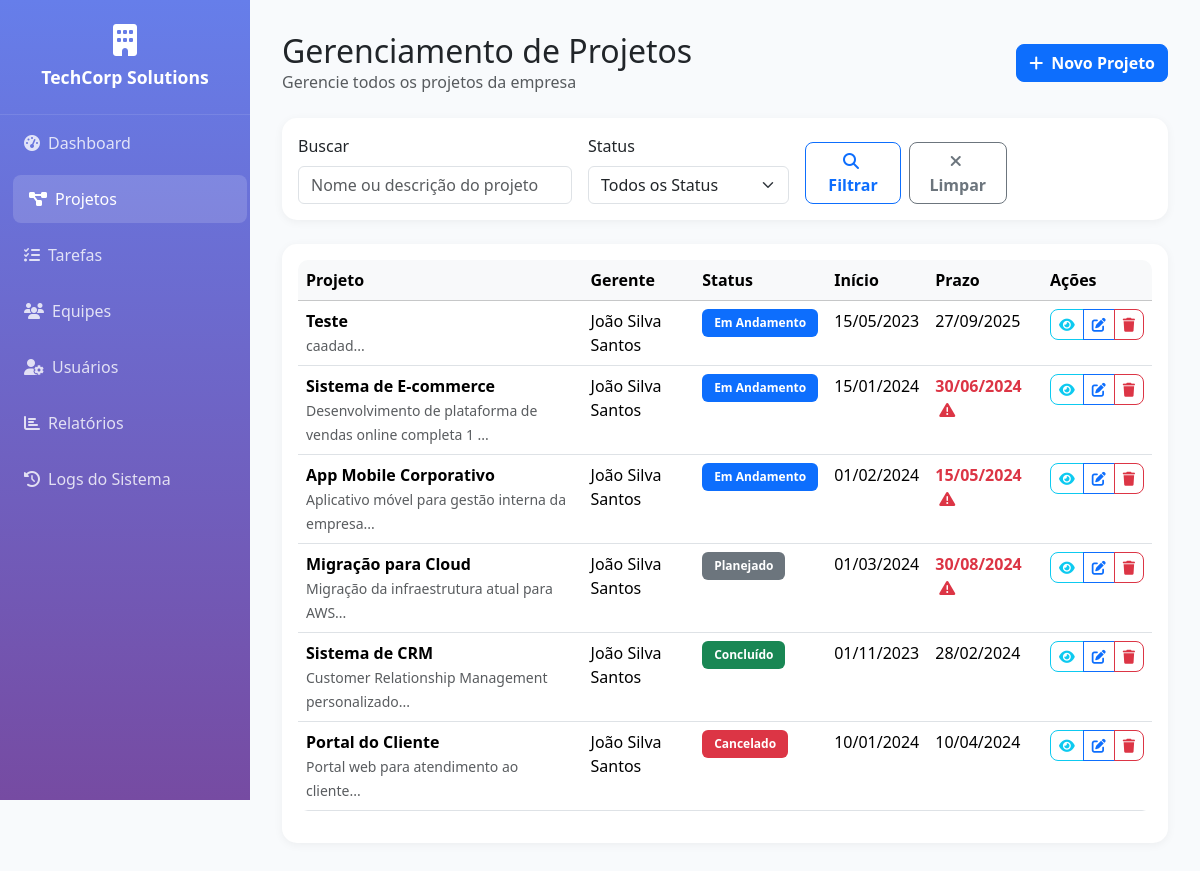
Screenshot of /projects.php (signed in) with the database file from the repository.
### tables this page shows
CREATE TABLE IF NOT EXISTS `projetos` (
  `id` int(11) NOT NULL AUTO_INCREMENT,
  `nome` varchar(255) NOT NULL,
  `descricao` text DEFAULT NULL,
  `data_inicio` date DEFAULT NULL,
  `data_termino_prevista` date DEFAULT NULL,
  `status` enum('planejado','em_andamento','concluido','cancelado') DEFAULT 'planejado',
  `gerente_id` int(11) DEFAULT NULL,
  `data_criacao` timestamp NOT NULL DEFAULT current_timestamp(),
  `data_atualizacao` timestamp NOT NULL DEFAULT current_timestamp() ON UPDATE current_timestamp(),
  PRIMARY KEY (`id`),
  KEY `gerente_id` (`gerente_id`),
  CONSTRAINT `projetos_ibfk_1` FOREIGN KEY (`gerente_id`) REFERENCES `usuarios` (`id`)
);

CREATE TABLE IF NOT EXISTS `usuarios` (
  `id` int(11) NOT NULL AUTO_INCREMENT,
  `nome_completo` varchar(255) NOT NULL,
  `cpf` varchar(14) NOT NULL,
  `email` varchar(255) NOT NULL,
  `cargo` varchar(100) DEFAULT NULL,
  `login` varchar(50) NOT NULL,
  `senha` varchar(255) NOT NULL,
  `perfil` enum('administrador','gerente','colaborador') NOT NULL,
  `data_criacao` timestamp NOT NULL DEFAULT current_timestamp(),
  `data_atualizacao` timestamp NOT NULL DEFAULT current_timestamp() ON UPDATE current_timestamp(),
  PRIMARY KEY (`id`),
  UNIQUE KEY `cpf` (`cpf`),
  UNIQUE KEY `email` (`email`),
  UNIQUE KEY `login` (`login`)
);

### includes/auth.php (called while the page is built, shortened)
<?php
require_once __DIR__ . '/../config/database.php';
function hasPermission($permission) {
    $user_profile = $_SESSION['user_profile'];
    switch ($permission) {
        case 'admin':
        case 'administrador':
            return $user_profile === 'administrador';
        case 'gerente':
            return in_array($user_profile, ['administrador', 'gerente']);
    }
}
?>

### controllers/ProjectsController.php (called while the page is built, shortened)
<?php
require_once 'config/database.php';
require_once 'includes/auth.php';
class ProjectsController {
    private $db;
    public function __construct() {
        $database = new Database();
        $this->db = $database->getConnection();
    }
    public function index($search = '', $status = '', $page = 1, $limit = 10) {
        $offset = ($page - 1) * $limit;
        $whereConditions = [];
        $params = [];
        $whereClause = !empty($whereConditions) ? 'WHERE ' . implode(' AND ', $whereConditions) : '';
        $query = "SELECT p.*, u.nome_completo as gerente_nome
                  FROM projetos p
                  LEFT JOIN usuarios u ON p.gerente_id = u.id
                  $whereClause
                  ORDER BY p.data_criacao DESC
                  LIMIT :limit OFFSET :offset";
        $stmt = $this->db->prepare($query);
        $stmt->bindValue(':limit', $limit, PDO::PARAM_INT);
        $stmt->bindValue(':offset', $offset, PDO::PARAM_INT);
        $stmt->execute();
        $projects = $stmt->fetchAll();
        $countQuery = "SELECT COUNT(*) as total FROM projetos p $whereClause";
        $countStmt = $this->db->prepare($countQuery);
        $countStmt->execute();
        $totalRecords = $countStmt->fetch()['total'];
        return [
            'projects' => $projects,
            'total' => $totalRecords,
            'pages' => ceil($totalRecords / $limit),
            'current_page' => $page
        ];
    }
}
?>

### config/database.php (called while the page is built, shortened)
<?php
class Database {
    private $host = "localhost";
    private $dbname = "sistema_projetos";
    private $username = "root";
    private $password = "";
    public function getConnection() {
        $this->connection = null;
        try {
            $this->connection = new PDO(
                "mysql:host=" . $this->host . ";dbname=" . $this->dbname,
                $this->username,
                $this->password
            );
            $this->connection->setAttribute(PDO::ATTR_ERRMODE, PDO::ERRMODE_EXCEPTION);
            $this->connection->setAttribute(PDO::ATTR_DEFAULT_FETCH_MODE, PDO::FETCH_ASSOC);
            $this->connection->exec("set names utf8");
        } catch(PDOException $exception) {
            echo "Erro de conexão: " . $exception->getMessage();
            die();
        }
        return $this->connection;
    }
}
?>

### projects.php (the view, shortened to what this page needs)
<?php
require_once 'includes/auth.php';
require_once 'controllers/ProjectsController.php';
$projectsController = new ProjectsController();
$search = $_GET['search'] ?? '';
$status = $_GET['status'] ?? '';
$page = (int)($_GET['page'] ?? 1);
$limit = 10;
$result = $projectsController->index($search, $status, $page, $limit);
$projects = $result['projects'];
?>
<!DOCTYPE html>
<html lang="pt-BR">
<head>
    <link href="https://cdnjs.cloudflare.com/ajax/libs/bootstrap/5.3.2/css/bootstrap.min.css" rel="stylesheet">
    <link href="https://cdnjs.cloudflare.com/ajax/libs/font-awesome/6.4.0/css/all.min.css" rel="stylesheet">
</head>
<body>
    <nav class="sidebar">
        <div class="company-info">
            <i class="fas fa-building"></i>
            <div class="company-name">TechCorp Solutions</div>
        </div>
        <ul class="nav flex-column">
            <li class="nav-item">
                <a class="nav-link" href="dashboard.php">
                    <i class="fas fa-tachometer-alt me-2"></i>Dashboard
                </a>
            </li>
            <li class="nav-item">
                <a class="nav-link active" href="projects.php">
                    <i class="fas fa-project-diagram me-2"></i>Projetos
                </a>
            </li>
            <li class="nav-item">
                <a class="nav-link" href="tasks.php">
                    <i class="fas fa-tasks me-2"></i>Tarefas
                </a>
            </li>
            <li class="nav-item">
                <a class="nav-link" href="teams.php">
                    <i class="fas fa-users me-2"></i>Equipes
                </a>
            </li>
            <?php if (hasPermission('administrador')): ?>
            <li class="nav-item">
                <a class="nav-link" href="users.php">
                    <i class="fas fa-user-cog me-2"></i>Usuários
                </a>
            </li>
            <li class="nav-item">
                <a class="nav-link" href="reports.php">
                    <i class="fas fa-chart-bar me-2"></i>Relatórios
                </a>
            </li>
            <li class="nav-item">
                <a class="nav-link" href="logs.php">
                    <i class="fas fa-history me-2"></i>Logs do Sistema
                </a>
            </li>
            <?php endif; ?>
        </ul>
    </nav>
    <main class="main-content">
        <div class="d-flex justify-content-between align-items-center mb-4">
            <div>
                <h2 class="mb-0">Gerenciamento de Projetos</h2>
                <p class="text-muted mb-0">Gerencie todos os projetos da empresa</p>
            </div>
            <?php if (hasPermission('gerente')): ?>
            <button type="button" class="btn btn-primary" data-bs-toggle="modal" data-bs-target="#projectModal">
                <i class="fas fa-plus me-2"></i>Novo Projeto
            </button>
            <?php endif; ?>
        </div>
        <div class="card mb-4">
            <div class="card-body">
                <form method="GET" class="row g-3">
                    <div class="col-md-4">
                        <label for="search" class="form-label">Buscar</label>
                        <input type="text" class="form-control" id="search" name="search"
                               value="<?php echo htmlspecialchars($search); ?>"
                               placeholder="Nome ou descrição do projeto">
                    </div>
                    <div class="col-md-3">
                        <label for="status" class="form-label">Status</label>
                        <select class="form-select" id="status" name="status">
                            <option value="">Todos os Status</option>
                        </select>
                    </div>
                    <div class="col-md-3 d-flex align-items-end">
                        <button type="submit" class="btn btn-outline-primary me-2">
                            <i class="fas fa-search me-1"></i>Filtrar
                        </button>
                        <a href="projects.php" class="btn btn-outline-secondary">
                            <i class="fas fa-times me-1"></i>Limpar
                        </a>
                    </div>
                </form>
            </div>
        </div>
        <div class="card">
            <div class="card-body">
                <?php if (empty($projects)): ?>
                    <div class="text-center py-5">
                        <i class="fas fa-project-diagram fa-3x text-muted mb-3"></i>
                        <h5 class="text-muted">Nenhum projeto encontrado</h5>
                        <p class="text-muted">Comece criando seu primeiro projeto</p>
                        <?php if (hasPermission('gerente')): ?>
                        <button type="button" class="btn btn-primary" data-bs-toggle="modal" data-bs-target="#projectModal">
                            <i class="fas fa-plus me-2"></i>Criar Primeiro Projeto
                        </button>
                        <?php endif; ?>
                    </div>
                <?php else: ?>
                    <div class="table-responsive">
                        <table class="table table-hover">
                            <thead class="table-light">
                                <tr>
                                    <th>Projeto</th>
                                    <th>Gerente</th>
                                    <th>Status</th>
                                    <th>Início</th>
                                    <th>Prazo</th>
                                    <th>Ações</th>
                                </tr>
                            </thead>
                            <tbody>
                                <?php foreach ($projects as $project): ?>
                                <tr>
                                    <td>
                                        <div>
                                            <strong><?php echo htmlspecialchars($project['nome']); ?></strong>
                                            <?php if ($project['descricao']): ?>
                                            <br><small class="text-muted"><?php echo htmlspecialchars(substr($project['descricao'], 0, 80)); ?>...</small>
                                            <?php endif; ?>
                                        </div>
                                    </td>
                                    <td><?php echo htmlspecialchars($project['gerente_nome'] ?? 'Não atribuído'); ?></td>
                                    <td>
                                        <?php
                                        $statusClasses = [
                                            'planejado' => 'bg-secondary',
                                            'em_andamento' => 'bg-primary',
                                            'concluido' => 'bg-success',
                                            'cancelado' => 'bg-danger'
                                        ];
                                        $statusLabels = [
                                            'planejado' => 'Planejado',
                                            'em_andamento' => 'Em Andamento',
                                            'concluido' => 'Concluído',
                                            'cancelado' => 'Cancelado'
                                        ];
                                        ?>
                                        <span class="badge <?php echo $statusClasses[$project['status']] ?? 'bg-secondary'; ?>">
                                            <?php echo $statusLabels[$project['status']] ?? 'Desconhecido'; ?>
                                        </span>
                                    </td>
                                    <td><?php echo $project['data_inicio'] ? date('d/m/Y', strtotime($project['data_inicio'])) : '-'; ?></td>
                                    <td>
                                        <?php if ($project['data_termino_prevista']): ?>
                                            <?php
                                            $prazo = date('d/m/Y', strtotime($project['data_termino_prevista']));
                                            $isOverdue = strtotime($project['data_termino_prevista']) < time() &&
                                                        !in_array($project['status'], ['concluido', 'cancelado']);
                                            ?>
                                            <span class="<?php echo $isOverdue ? 'text-danger fw-bold' : ''; ?>">
                                                <?php echo $prazo; ?>
                                                <?php if ($isOverdue): ?>
                                                    <i class="fas fa-exclamation-triangle ms-1"></i>
                                                <?php endif; ?>
                                            </span>
                                        <?php else: ?>
                                            <span class="text-muted">Não definido</span>
                                        <?php endif; ?>
                                    </td>
                                    <td>
                                        <div class="btn-group btn-group-sm">
                                            <a href="project_details.php?id=<?php echo $project['id']; ?>"
                                               class="btn btn-outline-info" title="Ver Detalhes">
                                                <i class="fas fa-eye"></i>
                                            </a>
                                            <?php if (hasPermission('gerente')): ?>
                                            <button type="button" class="btn btn-outline-primary"
                                                    onclick="editProject(<?php echo htmlspecialchars(json_encode($project)); ?>)"
                                                    title="Editar">
                                                <i class="fas fa-edit"></i>
                                            </button>
                                            <?php endif; ?>
                                            <?php if (hasPermission('administrador')): ?>
                                            <button type="button" class="btn btn-outline-danger"
                                                    onclick="deleteProject(<?php echo $project['id']; ?>, '<?php echo htmlspecialchars($project['nome']); ?>')"
                                                    title="Excluir">
                                                <i class="fas fa-trash"></i>
                                            </button>
                                            <?php endif; ?>
                                        </div>
                                    </td>
                                </tr>
                                <?php endforeach; ?>
                            </tbody>
                        </table>
                    </div>
                <?php endif; ?>
            </div>
        </div>
    </main>
</body>
</html>

### projects.php (style rules this page uses)
:root { --primary-color: #667eea; --secondary-color: #764ba2; }
body { background-color: #f8fafc; font-family: 'Segoe UI', Tahoma, Geneva, Verdana, sans-serif; }
.sidebar { background: linear-gradient(180deg, var(--primary-color) 0%, var(--secondary-color) 100%); min-height: 100vh; padding: 0; position: fixed; width: 250px; z-index: 1000; }
.sidebar .company-info { padding: 1.5rem 1rem; border-bottom: 1px solid rgba(255, 255, 255, 0.1); text-align: center; }
.sidebar .company-info i { font-size: 2rem; color: white; margin-bottom: 0.5rem; }
.sidebar .company-name { color: white; font-weight: bold; font-size: 1.1rem; margin: 0; }
.sidebar .nav-link { color: rgba(255, 255, 255, 0.8); padding: 0.75rem 1rem; margin: 0.25rem 0.5rem; border-radius: 8px; transition: all 0.3s ease; }
.sidebar .nav-link:hover, .sidebar .nav-link.active { background-color: rgba(255, 255, 255, 0.15); color: white; transform: translateX(5px); }
.main-content { margin-left: 250px; padding: 2rem; }
.card { border-radius: 15px; border: none; box-shadow: 0 2px 10px rgba(0, 0, 0, 0.05); }
.btn { border-radius: 8px; font-weight: 600; }
.badge { padding: 0.5rem 0.75rem; font-size: 0.75rem; }
.table { border-radius: 10px; overflow: hidden; }

### rows the page displays
projetos: nome "Teste", descricao "caadad", gerente.nome_completo "João Silva Santos", status "Em Andamento", data_inicio "15/05/2023", data_termino_prevista "27/09/2025"
projetos: nome "Sistema de E-commerce", descricao "Desenvolvimento de plataforma de vendas online completa 1", gerente.nome_completo "João Silva Santos", status "Em Andamento", data_inicio "15/01/2024", data_termino_prevista "30/06/2024"
projetos: nome "App Mobile Corporativo", descricao "Aplicativo móvel para gestão interna da empresa", gerente.nome_completo "João Silva Santos", status "Em Andamento", data_inicio "01/02/2024", data_termino_prevista "15/05/2024"
projetos: nome "Migração para Cloud", descricao "Migração da infraestrutura atual para AWS", gerente.nome_completo "João Silva Santos", status "Planejado", data_inicio "01/03/2024", data_termino_prevista "30/08/2024"
projetos: nome "Sistema de CRM", descricao "Customer Relationship Management personalizado", gerente.nome_completo "João Silva Santos", status "Concluído", data_inicio "01/11/2023", data_termino_prevista "28/02/2024"
projetos: nome "Portal do Cliente", descricao "Portal web para atendimento ao cliente", gerente.nome_completo "João Silva Santos", status "Cancelado", data_inicio "10/01/2024", data_termino_prevista "10/04/2024"
